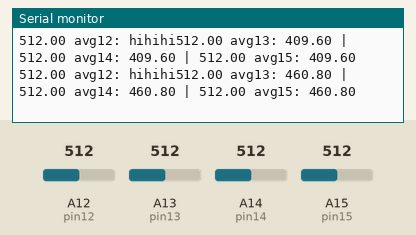
Bench run of a sketch on a simulated Arduino Mega 2560, built with avr-gcc and run on an emulated ATmega2560. Parts: the last lines printed to the serial monitor. The inputs (shaded band) are chosen by the test bench; at power-on: A12 (pin12) = 512, A13 (pin13) = 512, A14 (pin14) = 512, A15 (pin15) = 512.

Above: at 1.2 s.
1.3 s: A12 (pin12) set to 992
At 1.34 s:
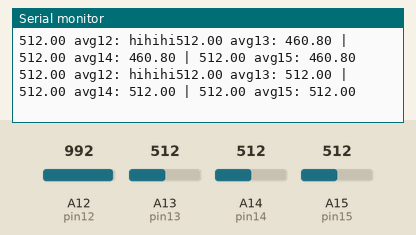
4.3 s: A12 (pin12) set to 1010
At 4.34 s:
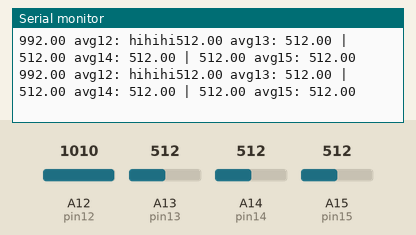
7.3 s: A13 (pin13) set to 107
At 7.37 s:
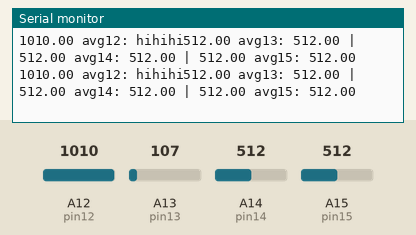
10.3 s: A13 (pin13) set to 91
At 10.39 s:
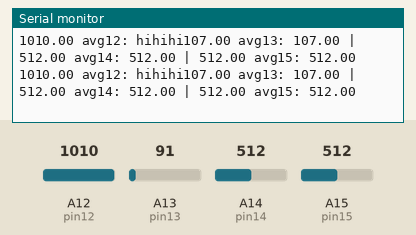
13.3 s: A14 (pin14) set to 987
At 13.38 s:
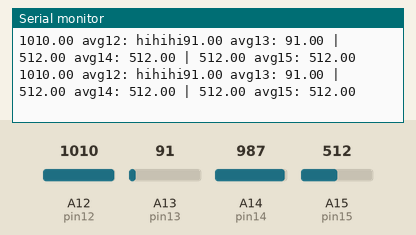
16.3 s: A14 (pin14) set to 1016
At 16.35 s:
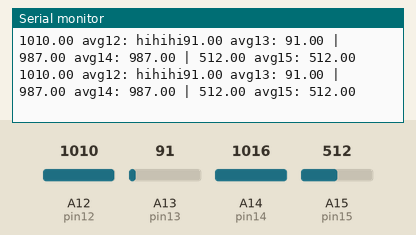
Timing chart, 0 to 18.8 s (numbered marks = the images above; inputs shaded):
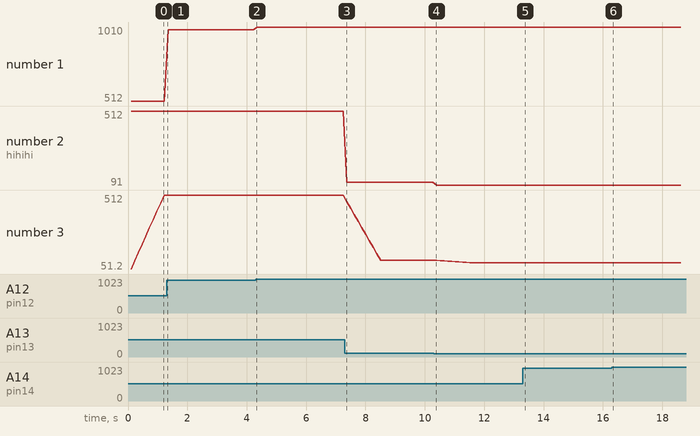

The sketch:

testingprintf1.ino
```cpp
#define pin12 A12
#define pin13 A13
#define pin14 A14
#define pin15 A15

double lastVals12[10] = { 0 };
double lastVals13[10] = { 0 };
double lastVals14[10] = { 0 };
double lastVals15[10] = { 0 };

int averagingRange = 10;

void setup() {
  Serial.begin(9600);
  pinMode(pin12, INPUT);  // set pull-up on analog pin 0
  pinMode(pin13, INPUT);  // set pull-up on analog pin 0
  pinMode(pin14, INPUT);  // set pull-up on analog pin 0
  pinMode(pin15, INPUT);  // set pull-up on analog pin 0
}

void loop() {
  delay(100);   // delay a bit

  // read each brightness current value
  double read12 = analogRead(pin12);
  double read13 = analogRead(pin13);
  double read14 = analogRead(pin14);
  double read15 = analogRead(pin15);

  // shift all values down except the last one (id = 9)
  for (int id = 0; id < averagingRange - 1; id += 1) {
    lastVals12[id] = lastVals12[id + 1];
    lastVals13[id] = lastVals13[id + 1];
    lastVals14[id] = lastVals14[id + 1];
    lastVals15[id] = lastVals15[id + 1];
  }

  // put the current value as the last id slot
  lastVals12[9] = read12;
  lastVals13[9] = read13;
  lastVals14[9] = read14;
  lastVals15[9] = read15;

  // set averages
  double avg12 = 0;
  double avg13 = 0;
  double avg14 = 0;
  double avg15 = 0;
  for (int id = 0; id < 10; id += 1) {
    avg12 += lastVals12[id];
    avg13 += lastVals13[id];
    avg14 += lastVals14[id];
    avg15 += lastVals15[id];
  }
  avg12 = avg12 / averagingRange;
  avg13 = avg13 / averagingRange;
  avg14 = avg14 / averagingRange;
  avg15 = avg15 / averagingRange;

  int spacesForReadingVals = 8;
  // print 12
  Serial.print(read12);
  Serial.print(" avg12: ");
  Serial.print("hihihi");

  // print 13
  Serial.print(read13);
  Serial.print(" avg13: ");
  Serial.print(avg13);
  Serial.print(" | ");

  // print 14
  Serial.print(read14);
  Serial.print(" avg14: ");
  Serial.print(avg14);
  Serial.print(" | ");

  // print 15
  Serial.print(read15);
  Serial.print(" avg15: ");
  Serial.println(avg15);

}


// prints number with spaces; LEN IS THE TOTAL STRING LENGTH WANTED
void printf(double number, int len) {     // for printing floats (will have .00 at the end)

  int spacesNeeded = 0;

  Serial.print(number);
  if (number < 10)         // x.00 --> 4
    spacesNeeded = len - 4;
  else if (number < 100)   // xx.00 --> 5
    spacesNeeded = len - 5;
  else if (number < 1000)  // xxx.00 --> 6
    spacesNeeded = len - 6;
  else if (number < 10000) // xxxx.00 --> 7
    spacesNeeded = len - 7;

  if (spacesNeeded <= 0){
    Serial.print("hello");
    return;
  }

  for (int x = 0; x < spacesNeeded; x += 1)
    Serial.print(" ");
}
```

Measured:
- plotted number 1: 512 → 992 after the input at 1.3 s, 992 → 1010 after the input at 4.3 s
- plotted number 2: 512 → 107 after the input at 7.3 s, 107 → 91 after the input at 10.3 s
- plotted number 3: 512 → 107 after the input at 7.3 s, 107 → 91 after the input at 10.3 s
